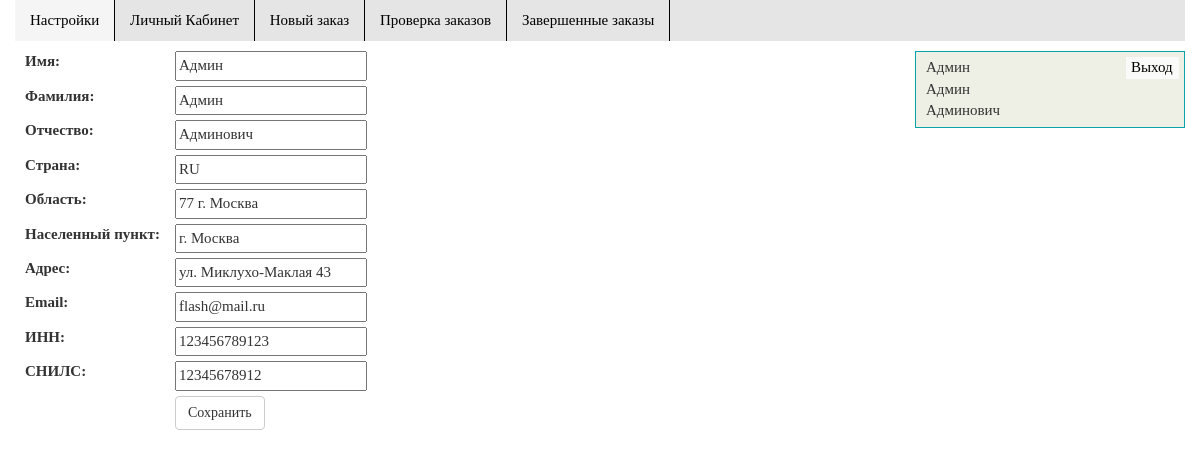
The app's page /account/ (signed in) with its own data.
### base_model/models.py (models this page shows)
class Person(models.Model):
    user = models.OneToOneField(User)
    Surname = models.CharField(max_length=50)
    Firstname = models.CharField(max_length=50)
    GivenName = models.CharField(max_length=50)
    Country = models.CharField(max_length=50)
    State = models.CharField(max_length=50)
    Locality = models.CharField(max_length=50)
    StreetAddress = models.CharField(max_length=255)
    email = models.EmailField(max_length=50)
    INN = models.CharField(max_length=12)
    SNILS = models.CharField(max_length=11)
    admin = models.BooleanField(default=False);
    def __str__(self):
        return u'{} {} {}'.format(self.Surname, self.Firstname, self.GivenName)

### base_model/views.py (the view)
# urls.py: url(r'^account/', views.account, name='account'),
@login_required(redirect_field_name='', login_url='/login/')
def account(request):
    context = init(request, u'Настройки', 'm1')
    print(context)
    if request.method == 'POST':
        form = UserForm(request.POST)
        if form.is_valid():
            form.save(request.user)
            return HttpResponseRedirect(reverse('account'))
    else:
        form = UserForm(initial={
            'Surname': context['user'].Surname,
            'Firstname': context['user'].Firstname,
            'GivenName': context['user'].GivenName,
            'Country': context['user'].Country,
            'State': context['user'].State,
            'Locality': context['user'].Locality,
            'StreetAddress': context['user'].StreetAddress,
            'email': context['user'].email,
            'INN': context['user'].INN,
            'SNILS': context['user'].SNILS})
    context['form'] = form
    return render(request, 'account.html', context)

### base_model/forms.py (shortened to what this page needs)
class UserForm(forms.Form):
    Surname = forms.CharField(label=u'Имя')
    Firstname = forms.CharField(label=u'Фамилия')
    GivenName = forms.CharField(label=u'Отчество')
    Country = forms.CharField(label=u'Страна',widget=forms.TextInput(attrs={'value': 'RU'}))
    State = forms.CharField(label=u'Область', widget=forms.TextInput(attrs={'value': u"77 г. Москва"}))
    Locality = forms.CharField(label=u'Населенный пункт', widget=forms.TextInput(attrs={'value': u'г. Москва'}))
    StreetAddress = forms.CharField(label=u'Адрес')
    email = forms.EmailField()
    INN = forms.CharField(label=u'ИНН')
    SNILS = forms.CharField(label=u'СНИЛС')

### base_model/views.py (called while the page is built)
def init(request, title, *args):
    context = {}
    context['title'] = title
    if request.user.is_authenticated:
        if len(args) != 0:
            context['menu'] = {args[0]: True}
        context['user'] = Person.objects.get(user=request.user)
    return context

### templates/account.html (shortened to what this page needs)
{% extends 'base.html' %}
{% block content %}
<form action="/account/" method="post">
  {% csrf_token %} {% for field in form %}
  <div class="item">
    <div class="label2">
      {{ field.label_tag }}
    </div>
    <div class="input">
      {{field}}
    </div>
  </div>
  {% endfor %}
  <div class="sub">
    <input class="btn btn-default" type="submit" value="Сохранить">
  </div>
</form>
{% endblock %}

### templates/base.html (shortened to what this page needs)
<!DOCTYPE html>
<html lang="en">
{% load staticfiles %}
<head>
  <link href="/static/css/bootstrap.css" rel="stylesheet" media="screen">
  <link rel="stylesheet" href="/static/css/style1.css">
</head>
<body>
  <div class="container-fluid">
    <div class="row">
      <div class="col-xs-12">
        <ul class="main-menu">
          {% if request.user.is_authenticated %}
            <li><a class={% if menu.m1 %} "active" {% else %} "" {% endif %} href="{% url 'account' %}">Настройки</a></li>
            <li><a class={% if menu.m2 %} "active" {% else %} "" {% endif %} href="{% url 'index' %}">Личный Кабинет</a></li>
            <li><a class={% if menu.m3 %} "active" {% else %} "" {% endif %} href="{% url 'new_order' %}">Новый заказ</a></li>
            {% if user.admin %}
            <li><a class={% if menu.m4 %} "active" {% else %} "" {% endif %} href="{% url 'check' %}">Проверка заказов</a></li>
            <li><a class={% if menu.m5 %} "active" {% else %} "" {% endif %} href="{% url 'finished_orders' %}">Завершенные заказы</a></li>
            {% endif %}
          {% endif %}
        </ul>
      </div>
    </div>
    <div class="row">
      <div class="col-xs-9">
        <div class="content">
          {% block content %} {% endblock %}
        </div>
      </div>
      <div class="col-xs-3">
        {% if request.user.is_authenticated %}
        <div class="header-user">
            {% if user.Surname %} {{user.Firstname}} <br>
            {{user.Surname}} <br>
            {{user.GivenName}} {% else %} {{user.user.username}} {% endif %}
            <a href="/logout">Выход</a>
        </div>
        {% else %}
        <ul class="in-menu">
            <li><a href="{% url 'login' %}">Вход</a></li>
            <li><a href="{% url 'registration' %}">Регистрация</a></li>
        </ul>
        {% endif %}
      </div>
    </div>
  </div>
</body>
</html>

### static/css/style1.css (style rules this page uses)
body { font-family: serif; font-size: 1.5em; }
.main-menu { margin: 0; padding: 0; list-style: none; background: #e5e5e5; }
.main-menu li { min-height: 40px; vertical-align: top; display: inline-block; }
.main-menu a { margin-right: -4px; color: black; padding: 10px 15px; display: block; text-decoration: none; border-right: 1px solid black; }
.active { background: #f5f5f5; }
.header-user { position: relative; border: 1px solid rgb(8, 164, 168); margin-top: 10px; width: 100%; min-height: 40px; background: rgb(239, 240, 229); padding: 5px 10px; }
.header-user a { position: absolute; top: 5px; right: 5px; margin-left: -5px; text-decoration: none; padding: 0px 5px; color: black; width: 53px; border-radius: 3 px; background: rgb(250, 250, 249); }
.content { margin: 10px; }
.item { margin-bottom: 5px; }
.item::after { content: ""; display: block; clear: both; }
.item input { padding: 2px; float: left; }
.item .label2 { float: left; width: 150px; }
.sub { margin-left: 150px; }

### records on screen
Person: form "Админ" "Админ" "Админович" "RU" "77 г. Москва" "г. Москва" "ул. Миклухо-Маклая 43" "flash@mail.ru" "123456789123" "12345678912", Firstname "Админ", Surname "Админ", GivenName "Админович"

### other values on screen
{{ field.label_tag }} "Имя:" "Фамилия:" "Отчество:" "Страна:" "Область:" "Населенный пункт:" "Адрес:" "Email:" "ИНН:" "СНИЛС:"
